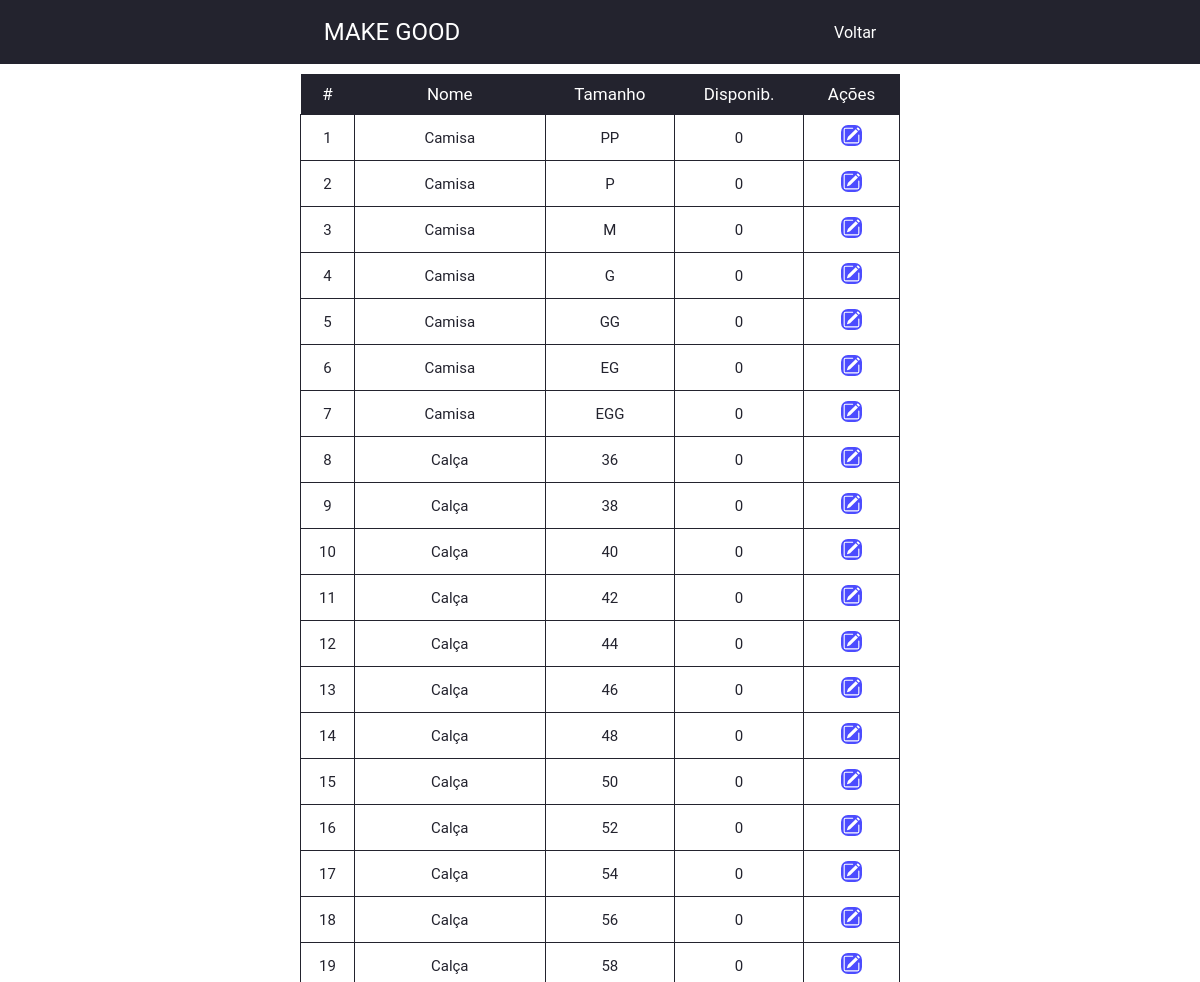
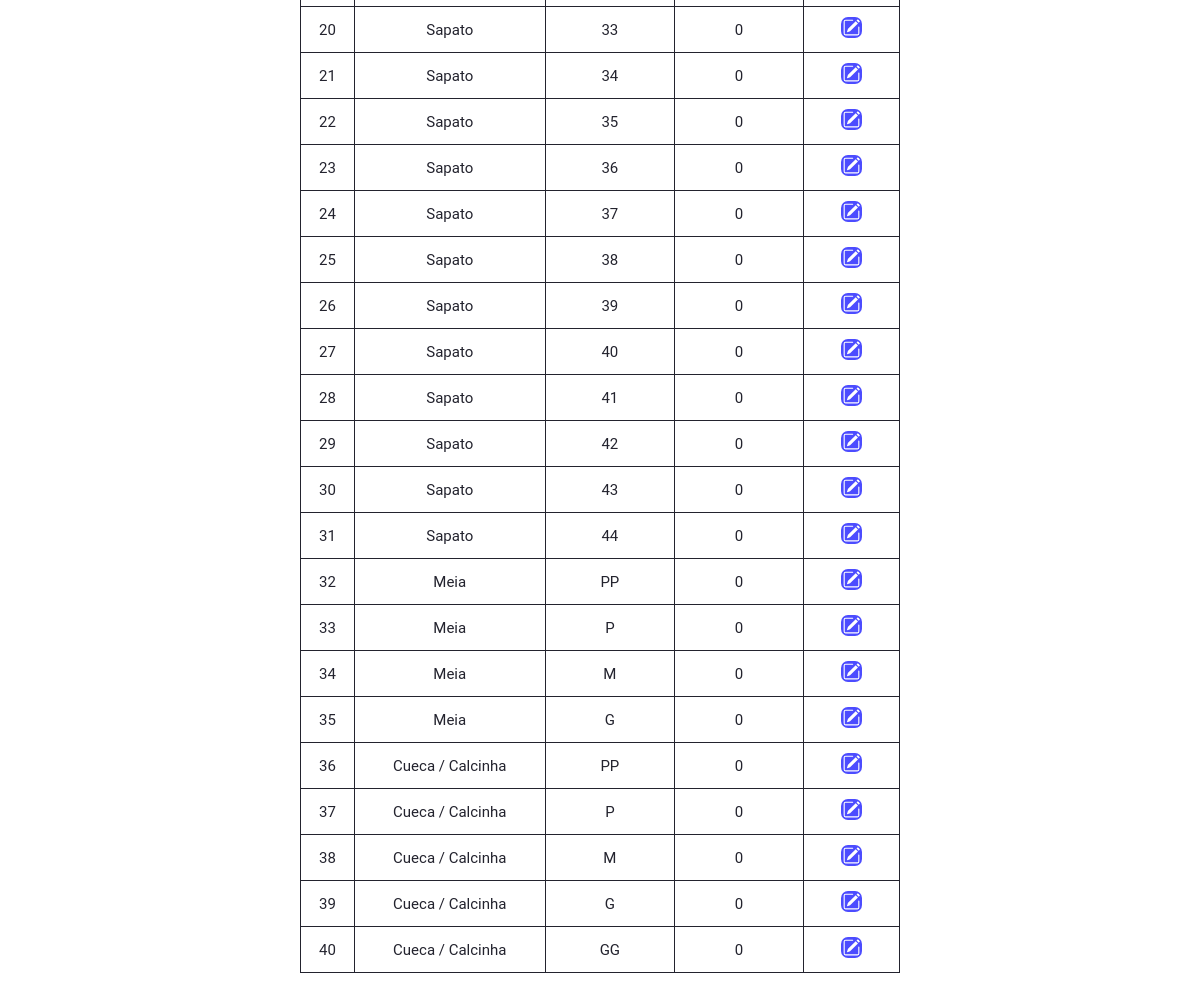
Page /controle_estoque.php (signed in) on the committed database (2 pictures, top to bottom).
### tables this page shows
CREATE TABLE `item` (
  `id` int(11) NOT NULL,
  `nome` varchar(30) NOT NULL,
  `tamanho` varchar(30) NOT NULL,
  `entrada` int(11) NOT NULL,
  `saida` int(11) NOT NULL,
  `disponibilidade` int(11) NOT NULL,
  `id_categoria` int(11) NOT NULL
);

### controle_estoque.php (the view, shortened to what this page needs)
<?php
include_once "cabecalho.php";
include_once "protecao.php";
include_once "conexao.php";
$sql = "SELECT * FROM item ORDER BY id ASC";
$result_sql = mysqli_query($conexao, $sql);
?>
<body>
  <header>
    <nav class="navbar">
      <a class="logo" href="tela_inicial.php">Make Good</a>
      <ul class="nav-list">
        <li>
          <a href="tela_inicial.php">Voltar</a>
        </li>
      </ul>
    </nav>
  </header>
  <form method="POST" action="">
    <table class="table">
      <thread>
        <tr class="primeira-linha">
          <th>#</th>
          <th>Nome</th>
          <th>Tamanho</th>
          <th>Disponib.</th>
          <th>Ações</th>
        </tr>
      </thread>
      <tbody>
        <?php
        while ($result_item = mysqli_fetch_assoc($result_sql)) {
          echo "<tr>";
          echo "<td>" . $result_item['id'] . "</td>";
          echo "<td>" . $result_item['nome'] . "</td>";
          echo "<td>" . $result_item['tamanho'] . "</td>";
          echo "<td>" . $result_item['entrada'] - $result_item['saida'] . "</td>";
          echo "<td>
              <a href='edit_estoque.php?id=$result_item[id]'>
                  <svg xmlns='http://www.w3.org/2000/svg' width='16' height='16' fill='currentColor' class='bi bi-pencil-square' viewBox='0 0 16 16'>
                    <path d='M15.502 1.94a.5.5 0 0 1 0 .706L14.459 3.69l-2-2L13.502.646a.5.5 0 0 1 .707 0l1.293 1.293zm-1.75 2.456-2-2L4.939 9.21a.5.5 0 0 0-.121.196l-.805 2.414a.25.25 0 0 0 .316.316l2.414-.805a.5.5 0 0 0 .196-.12l6.813-6.814z'/>
                    <path fill-rule='evenodd' d='M1 13.5A1.5 1.5 0 0 0 2.5 15h11a1.5 1.5 0 0 0 1.5-1.5v-6a.5.5 0 0 0-1 0v6a.5.5 0 0 1-.5.5h-11a.5.5 0 0 1-.5-.5v-11a.5.5 0 0 1 .5-.5H9a.5.5 0 0 0 0-1H2.5A1.5 1.5 0 0 0 1 2.5v11z'/>
                </svg>
              </a>
            </td>";
          echo "</tr>";
        }
        ?>
      </tbody>
    </table>
  </form>
</body>
</html>

### style.css (style rules this page uses)
* { font-family: 'Roboto', sans-serif; -webkit-font-smoothing: antiliased; }
html { font-size: 62.5%; }
html, body { margin: 0; padding: 0; box-sizing: border-box; }
body { width: 100vw; height: 100vh; }
a { color: #ffff; text-decoration: none; transition: 0.3s; font-size: 1.6rem; }
nav { display: flex; justify-content: space-evenly; align-items: center; background-color: #23232e; height: 8vh; width: 100%; }
a.logo { padding: 10px; font-size: 2.4rem; text-transform: uppercase; justify-self: center; }
.nav-list { list-style: none; display: flex; cursor: pointer; align-items:center; align-content: center; }
.nav-list li { padding: 10px; }
form { width: 100vw; border-radius: 7px; display: flex; flex-direction: column; align-items: center; justify-content: center; }
table { width: 50vw; border-collapse: collapse; text-align: center; margin-top: 10px; margin-block-end: 10px; }
tr.primeira-linha { background-color: #23232e; color: white; }
td { border: solid 0.5px #23232e; font-size: 1.2rem; }
th { color: #23232e; font-size: 1.8rem; right: 25px; font-weight: 400; padding: 5px; }
td { color: #23232e; font-size: 1.7rem; }
.table th { background-color: #23232e; color: white; font-size: 1.7rem; right: 25px; font-weight: 400; padding: 10px; }
.table td { color: #23232e; font-size: 1.5rem; right: 25px; font-weight: 400; padding: 10px; }
svg.bi.bi-pencil-square { color: #ffffff; border-radius: 7px; background: #4c4cff; padding: 1.5px; width: 18px; height: 18px; }

### rows in the picture
item: id "1", nome "Camisa", tamanho "PP", $result_item['entrada'] - $result_item['saida'] "0"
item: id "2", nome "Camisa", tamanho "P", $result_item['entrada'] - $result_item['saida'] "0"
item: id "3", nome "Camisa", tamanho "M", $result_item['entrada'] - $result_item['saida'] "0"
item: id "4", nome "Camisa", tamanho "G", $result_item['entrada'] - $result_item['saida'] "0"
item: id "5", nome "Camisa", tamanho "GG", $result_item['entrada'] - $result_item['saida'] "0"
item: id "6", nome "Camisa", tamanho "EG", $result_item['entrada']-$result_item['saida'] "0"
item: id "7", nome "Camisa", tamanho "EGG", $result_item['entrada'] - $result_item['saida'] "0"
item: id "8", nome "Calça", tamanho "36", $result_item['entrada']-$result_item['saida'] "0"
item: id "9", nome "Calça", tamanho "38", $result_item['entrada']-$result_item['saida'] "0"
item: id "10", nome "Calça", tamanho "40", $result_item['entrada'] - $result_item['saida'] "0"
item: id "11", nome "Calça", tamanho "42", $result_item['entrada']-$result_item['saida'] "0"
item: id "12", nome "Calça", tamanho "44", $result_item['entrada'] - $result_item['saida'] "0"
item: id "13", nome "Calça", tamanho "46", $result_item['entrada']-$result_item['saida'] "0"
item: id "14", nome "Calça", tamanho "48", $result_item['entrada']-$result_item['saida'] "0"
item: id "15", nome "Calça", tamanho "50", $result_item['entrada']-$result_item['saida'] "0"
item: id "16", nome "Calça", tamanho "52", $result_item['entrada'] - $result_item['saida'] "0"
item: id "17", nome "Calça", tamanho "54", $result_item['entrada']-$result_item['saida'] "0"
item: id "18", nome "Calça", tamanho "56", $result_item['entrada']-$result_item['saida'] "0"
item: id "19", nome "Calça", tamanho "58", $result_item['entrada']-$result_item['saida'] "0"
item: id "20", nome "Sapato", tamanho "33", $result_item['entrada']-$result_item['saida'] "0"
item: id "21", nome "Sapato", tamanho "34", $result_item['entrada']-$result_item['saida'] "0"
item: id "22", nome "Sapato", tamanho "35", $result_item['entrada']-$result_item['saida'] "0"
item: id "23", nome "Sapato", tamanho "36", $result_item['entrada']-$result_item['saida'] "0"
item: id "24", nome "Sapato", tamanho "37", $result_item['entrada']-$result_item['saida'] "0"
item: id "25", nome "Sapato", tamanho "38", $result_item['entrada']-$result_item['saida'] "0"
item: id "26", nome "Sapato", tamanho "39", $result_item['entrada']-$result_item['saida'] "0"
item: id "27", nome "Sapato", tamanho "40", $result_item['entrada']-$result_item['saida'] "0"
item: id "28", nome "Sapato", tamanho "41", $result_item['entrada']-$result_item['saida'] "0"
item: id "29", nome "Sapato", tamanho "42", $result_item['entrada']-$result_item['saida'] "0"
item: id "30", nome "Sapato", tamanho "43", $result_item['entrada']-$result_item['saida'] "0"
item: id "31", nome "Sapato", tamanho "44", $result_item['entrada']-$result_item['saida'] "0"
item: id "32", nome "Meia", tamanho "PP", $result_item['entrada']-$result_item['saida'] "0"
item: id "33", nome "Meia", tamanho "P", $result_item['entrada']-$result_item['saida'] "0"
item: id "34", nome "Meia", tamanho "M", $result_item['entrada']-$result_item['saida'] "0"
item: id "35", nome "Meia", tamanho "G", $result_item['entrada']-$result_item['saida'] "0"
item: id "36", nome "Cueca / Calcinha", tamanho "PP", $result_item['entrada']-$result_item['saida'] "0"
item: id "37", nome "Cueca / Calcinha", tamanho "P", $result_item['entrada']-$result_item['saida'] "0"
item: id "38", nome "Cueca / Calcinha", tamanho "M", $result_item['entrada']-$result_item['saida'] "0"
item: id "39", nome "Cueca / Calcinha", tamanho "G", $result_item['entrada']-$result_item['saida'] "0"
item: id "40", nome "Cueca / Calcinha", tamanho "GG", $result_item['entrada']-$result_item['saida'] "0"
